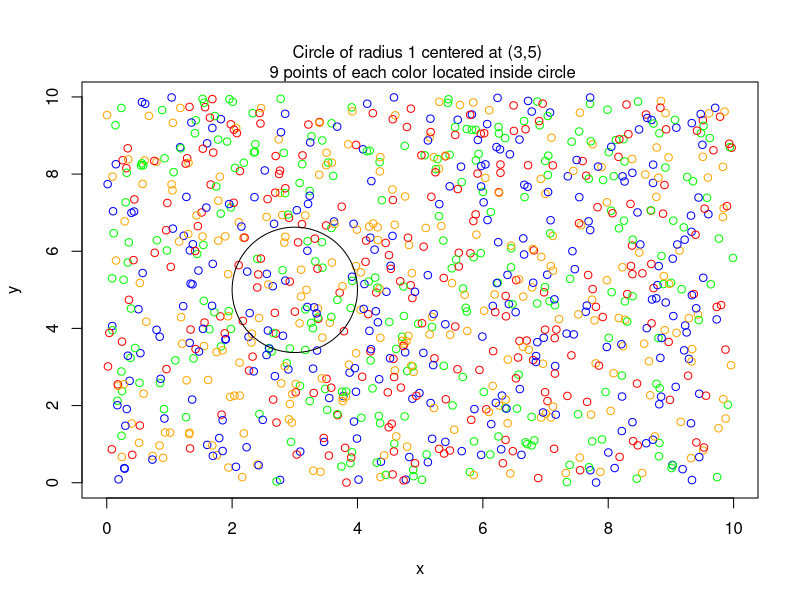

Generate this figure with R:
library(plotrix)

set.seed(2440)
x <- runif(1000, 0, 10)
y <- runif(1000, 0, 10)
grp = sample(size=1000, c("red", "blue", "green", "orange"), replace=T)
grp[3] <- "green"
plot(x, y, col=grp)
draw.circle(3, 5, radius=1)
mtext("Circle of radius 1 centered at (3,5) \n 9 points of each color located inside circle")

in.circle <- (x-3)^2 + (y-5)^2 <= 1
sum(in.circle)
sum(in.circle[grp=="red"])
sum(in.circle[grp=="blue"])
sum(in.circle[grp=="green"])
sum(in.circle[grp=="orange"])

